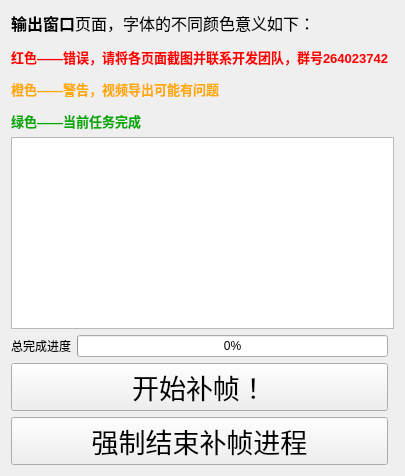
        <widget class="QWidget" name="step3">
         <property name="acceptDrops">
          <bool>true</bool>
         </property>
         <property name="whatsThis">
          <string/>
         </property>
         <attribute name="title">
          <string>输出窗口</string>
         </attribute>
         <layout class="QGridLayout" name="gridLayout_24">
          <item row="0" column="0">
           <layout class="QGridLayout" name="gridLayout_8">
            <item row="6" column="0">
             <layout class="QHBoxLayout" name="horizontalLayout_14">
              <item>
               <widget class="QLabel" name="label_17">
                <property name="sizePolicy">
                 <sizepolicy hsizetype="Preferred" vsizetype="Fixed">
                  <horstretch>0</horstretch>
                  <verstretch>0</verstretch>
                 </sizepolicy>
                </property>
                <property name="text">
                 <string>总完成进度</string>
                </property>
               </widget>
              </item>
              <item>
               <widget class="QProgressBar" name="progressBar">
                <property name="sizePolicy">
                 <sizepolicy hsizetype="Expanding" vsizetype="Fixed">
                  <horstretch>0</horstretch>
                  <verstretch>0</verstretch>
                 </sizepolicy>
                </property>
                <property name="maximum">
                 <number>100</number>
                </property>
                <property name="value">
                 <number>0</number>
                </property>
               </widget>
              </item>
             </layout>
            </item>
            <item row="3" column="0">
             <layout class="QHBoxLayout" name="horizontalLayout_3"/>
            </item>
            <item row="1" column="0" rowspan="2" colspan="2">
             <widget class="MyTextWidget" name="OptionCheck">
              <property name="sizePolicy">
               <sizepolicy hsizetype="Expanding" vsizetype="Expanding">
                <horstretch>0</horstretch>
                <verstretch>0</verstretch>
               </sizepolicy>
              </property>
              <property name="autoFormatting">
               <set>QTextEdit::AutoAll</set>
              </property>
              <property name="readOnly">
               <bool>true</bool>
              </property>
              <property name="html">
               <string>&lt;!DOCTYPE HTML PUBLIC &quot;-//W3C//DTD HTML 4.0//EN&quot; &quot;http://www.w3.org/TR/REC-html40/strict.dtd&quot;&gt;
&lt;html&gt;&lt;head&gt;&lt;meta name=&quot;qrichtext&quot; content=&quot;1&quot; /&gt;&lt;meta charset=&quot;utf-8&quot; /&gt;&lt;style type=&quot;text/css&quot;&gt;
p, li { white-space: pre-wrap; }
&lt;/style&gt;&lt;/head&gt;&lt;body style=&quot; font-family:'Microsoft YaHei UI'; font-size:9pt; font-weight:400; font-style:normal;&quot;&gt;
&lt;p style=&quot;-qt-paragraph-type:empty; margin-top:12px; margin-bottom:12px; margin-left:0px; margin-right:0px; -qt-block-indent:0; text-indent:0px; font-family:'SimSun';&quot;&gt;&lt;br /&gt;&lt;/p&gt;&lt;/body&gt;&lt;/html&gt;</string>
              </property>
             </widget>
            </item>
            <item row="0" column="0">
             <widget class="QLabel" name="label_15">
              <property name="sizePolicy">
               <sizepolicy hsizetype="Preferred" vsizetype="Fixed">
                <horstretch>0</horstretch>
                <verstretch>0</verstretch>
               </sizepolicy>
              </property>
              <property name="text">
               <string>&lt;html&gt;&lt;head/&gt;&lt;body&gt;&lt;p&gt;&lt;span style=&quot; font-size:12pt; font-weight:600; color:#000000;&quot;&gt;输出窗口&lt;/span&gt;&lt;span style=&quot; font-size:12pt; color:#000000;&quot;&gt;页面，字体的不同颜色意义如下：&lt;/span&gt;&lt;/p&gt;&lt;p&gt;&lt;span style=&quot; font-size:10pt; font-weight:600; color:#ff0000;&quot;&gt;红色——错误，请将各页面截图并联系开发团队，群号264023742&lt;/span&gt;&lt;/p&gt;&lt;p&gt;&lt;span style=&quot; font-size:10pt; font-weight:600; color:#ffaa00;&quot;&gt;橙色——警告，视频导出可能有问题&lt;/span&gt;&lt;/p&gt;&lt;p&gt;&lt;span style=&quot; font-size:10pt; font-weight:600; color:#00aa00;&quot;&gt;绿色——当前任务完成&lt;/span&gt;&lt;/p&gt;&lt;/body&gt;&lt;/html&gt;</string>
              </property>
             </widget>
            </item>
            <item row="7" column="0">
             <widget class="QPushButton" name="ProcessStart">
              <property name="sizePolicy">
               <sizepolicy hsizetype="Minimum" vsizetype="Fixed">
                <horstretch>0</horstretch>
                <verstretch>0</verstretch>
               </sizepolicy>
              </property>
              <property name="font">
               <font>
                <pointsize>20</pointsize>
               </font>
              </property>
              <property name="text">
               <string>开始补帧！</string>
              </property>
             </widget>
            </item>
            <item row="8" column="0">
             <widget class="QPushButton" name="KillProcButton">
              <property name="sizePolicy">
               <sizepolicy hsizetype="Minimum" vsizetype="Fixed">
                <horstretch>0</horstretch>
                <verstretch>0</verstretch>
               </sizepolicy>
              </property>
              <property name="font">
               <font>
                <pointsize>20</pointsize>
               </font>
              </property>
              <property name="text">
               <string>强制结束补帧进程</string>
              </property>
             </widget>
            </item>
           </layout>
          </item>
         </layout>
        </widget>
